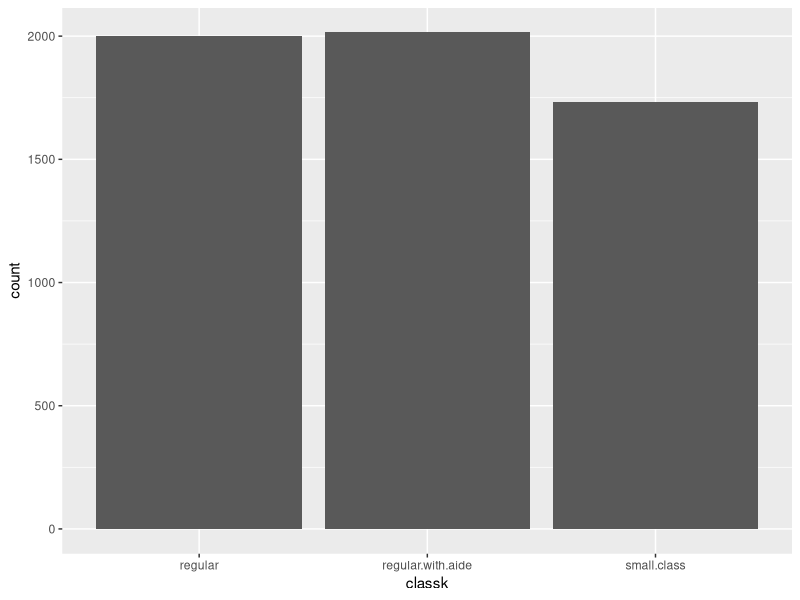
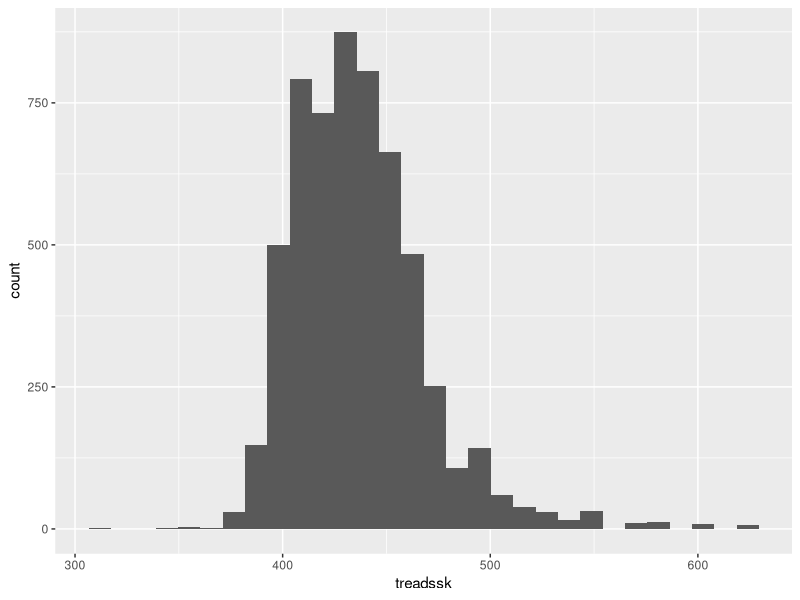
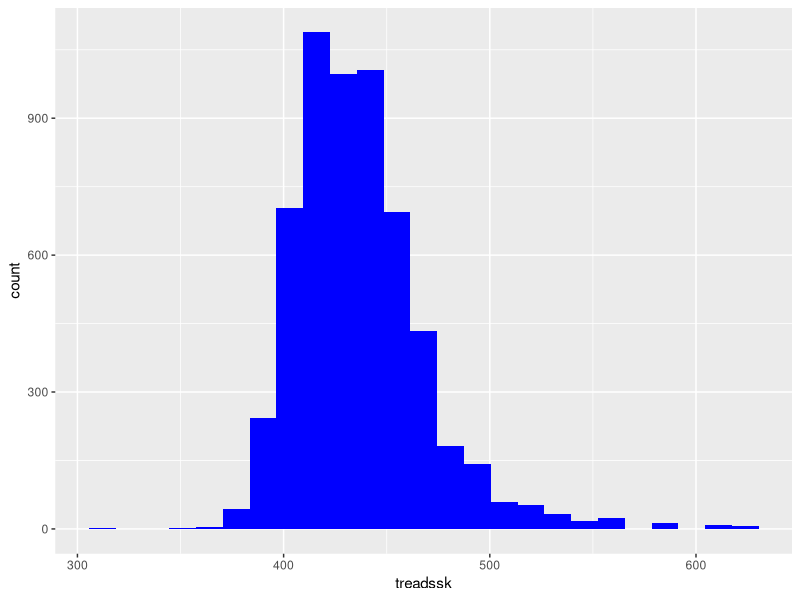
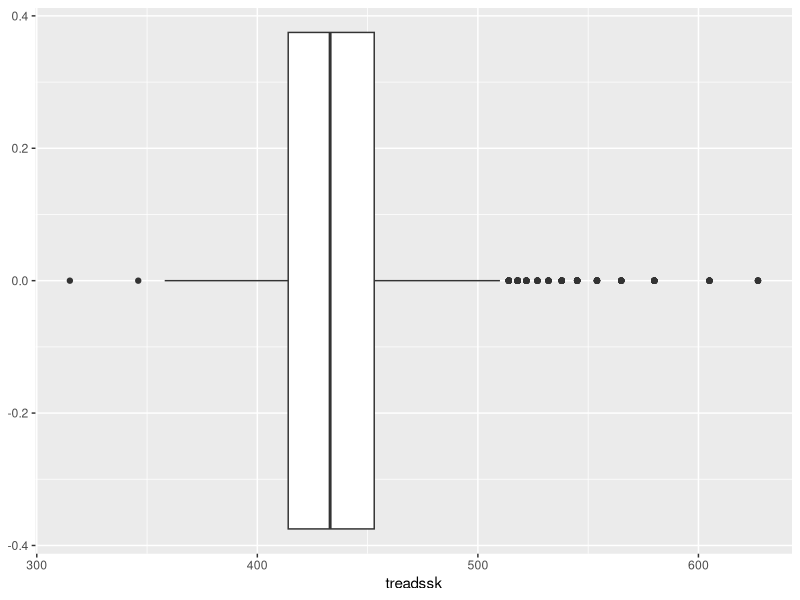
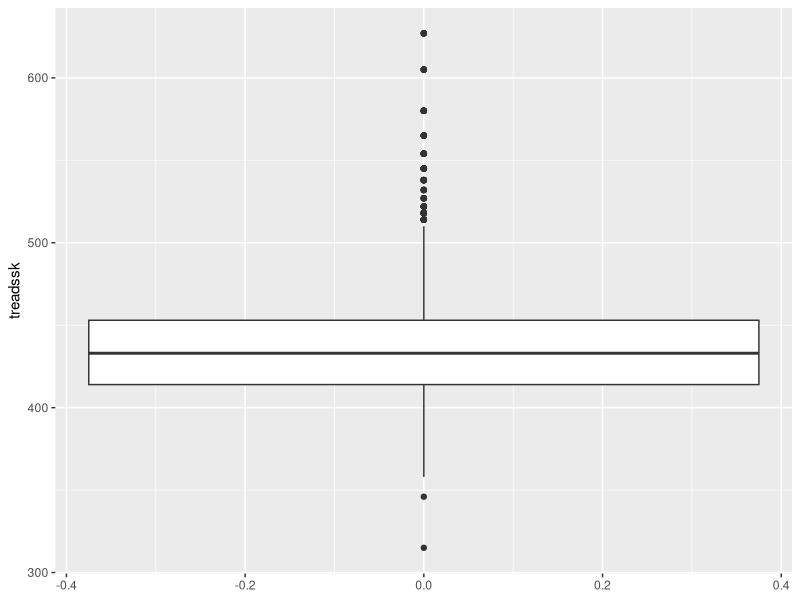
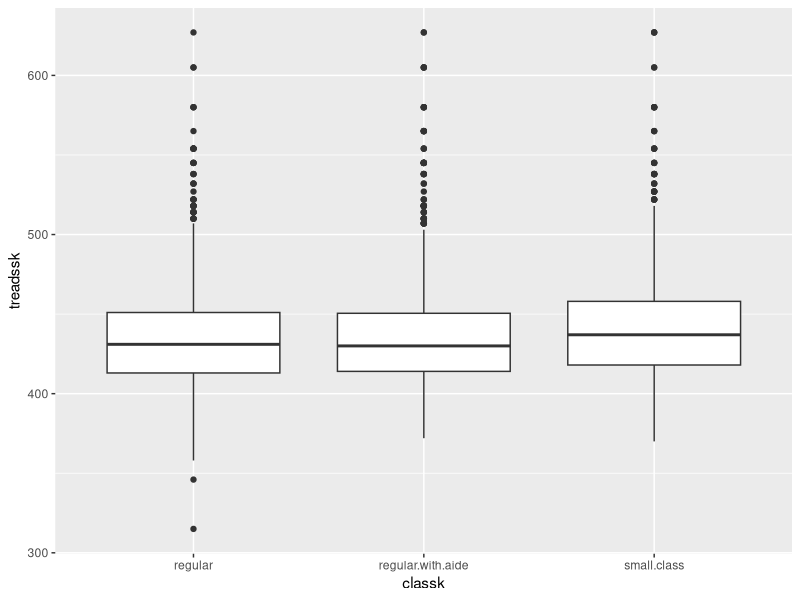
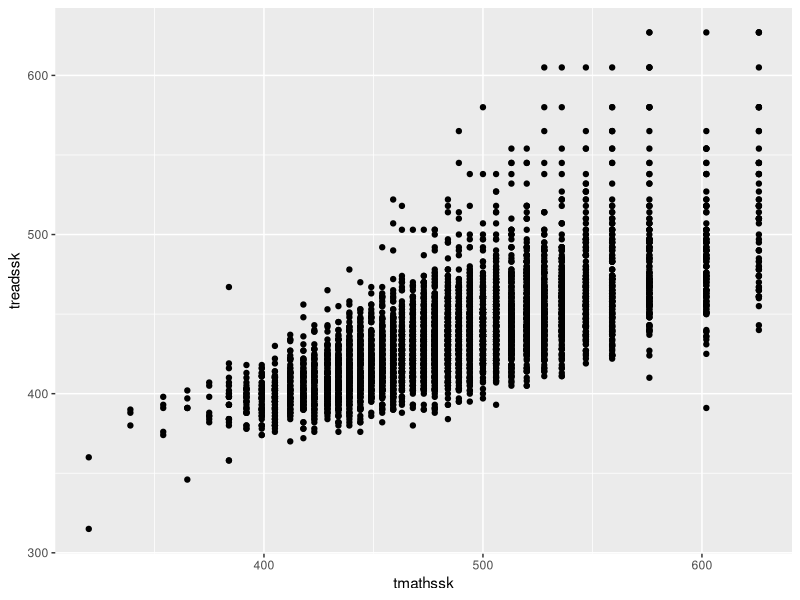
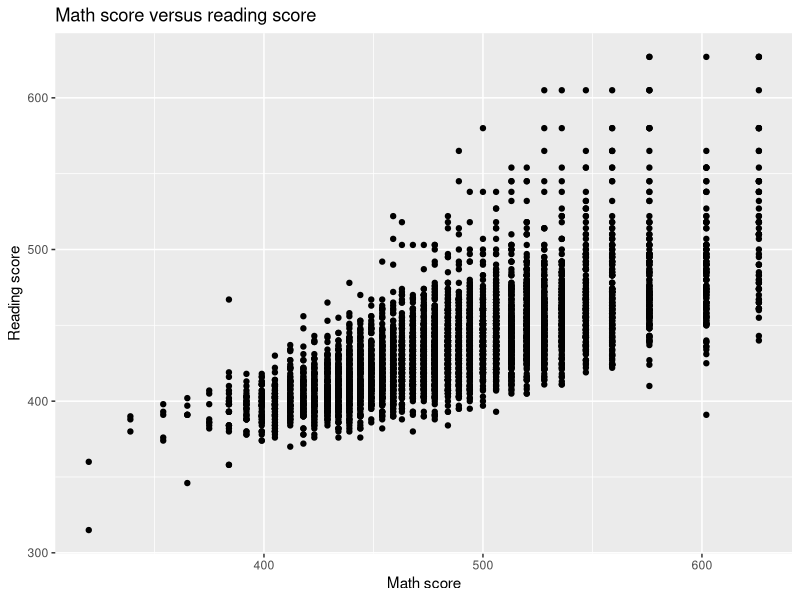

The R source for these figures, in order:
library(tidyverse)
library(readxl)


star <- read_excel("datasets/star/star.xlsx")
head(star)

# Select given columns from star
select(star, tmathssk, treadssk, schidkn)


select(star, -tmathssk, -treadssk, -schidkn)


select(star, -c(tmathssk, treadssk, schidkn))

# Select all columns between tmathssk and totexpk;
# Re-assign results back to star
star <- select(star, tmathssk:totexpk)
head(star)

# Calculate total score
star <- mutate(star, new_column = tmathssk + treadssk)
head(star)

# Rename
star <- rename(star, ttl_score = new_column)
head(star)

# Sort
arrange(star, classk, treadssk)

arrange(star, desc(classk), treadssk)


# Filter
filter(star, classk == 'small.class')

filter(star, treadssk >= 500)

filter(star, classk == 'small.class' & treadssk >= 500)


# Group by 
star_grouped <- group_by(star, classk)
head(star_grouped)

# Average math score by class size
summarize(star_grouped, avg_math = mean(tmathssk))



# Read in our data sets
star <- read_excel('datasets/star/star.xlsx')
head(star)

districts <- read_csv('datasets/star/districts.csv')
head(districts)

# Left outer join star on districts
left_join(select(star, schidkn, tmathssk, treadssk), districts)



star_grouped <- group_by(star, classk)
star_avg_reading <- summarize(star_grouped, avg_reading = mean(treadssk))
star_avg_reading_sorted <- arrange(star_avg_reading, desc(avg_reading))
star_avg_reading_sorted  

# Piping %>% 
# Get the average reading score
# by class type, sorted high to low 

star %>% 
  group_by(classk) %>%
  summarise(avg_reading = mean(treadssk)) %>% 
  arrange(desc(avg_reading))

# Average math and reading score
# for each school district
star %>% 
  group_by(schidkn) %>% 
  summarise(avg_read = mean(treadssk), avg_math = mean(tmathssk)) %>% 
  arrange(schidkn) %>% 
  head()


# Set up 
star_pivot <- star %>% 
                select(c(schidkn, treadssk, tmathssk)) %>% 
                mutate(id = row_number())



star_long <- star_pivot %>% 
                pivot_longer(cols = c(tmathssk, treadssk),
                             values_to = 'score', names_to = 'test_type')

head(star_long)


# Rename tmathssk and treadssk as math and reading
star_long <- star_long %>%
  mutate(test_type = recode(test_type, 
                            'tmathssk' = 'math', 'treadssk' = 'reading')) 

distinct(star_long, test_type)

star_wide <- star_long %>% 
                pivot_wider(values_from = 'score', names_from = 'test_type') 
head(star_wide)

# Count plot
ggplot(data = star,
       aes(x = classk))+
  geom_bar()

# Histogram
ggplot(data = star,aes(x = treadssk))+
  geom_histogram()



ggplot(data = star, aes(x = treadssk))+
  geom_histogram(bins = 25, fill = 'blue')


# Boxplot
ggplot(data = star,aes(x = treadssk))+
  geom_boxplot()


# "Flipped" boxplot
ggplot(data = star, aes(y = treadssk))+
  geom_boxplot()



# Grouped boxplot
ggplot(data = star, aes(x = classk,y = treadssk))+
  geom_boxplot()

# Scatterplot
ggplot(data=star,aes(x = tmathssk,y = treadssk))+
  geom_point()

# Scatterplot with custom axis labels and title
ggplot(data=star,aes(x=tmathssk,y=treadssk))+
  geom_point() + 
  xlab('Math score') + ylab('Reading score')+
  ggtitle('Math score versus reading score')



